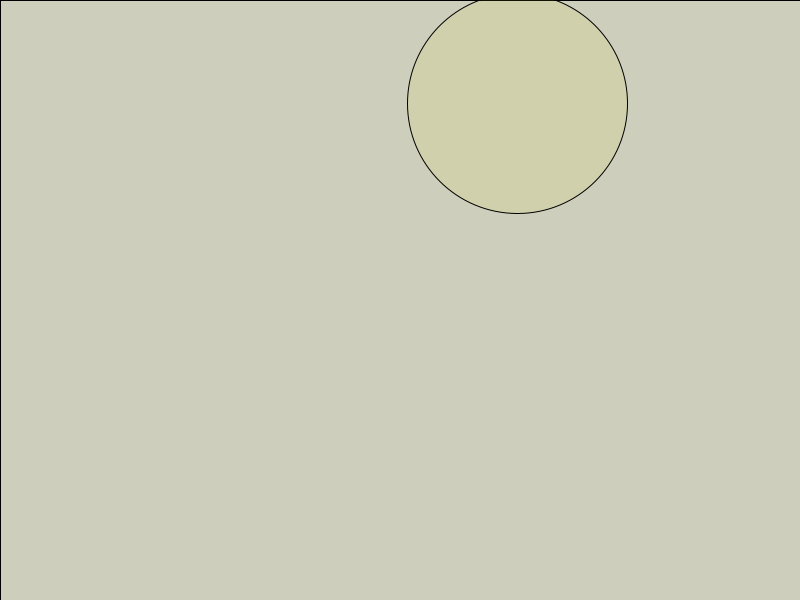
Frame 1 (no input)
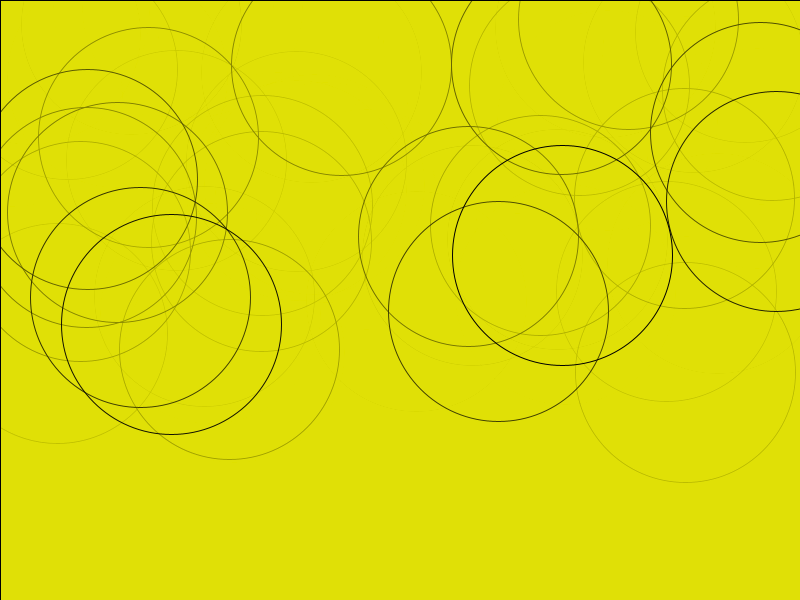
Frame 60 (the mouse pressed at the canvas centre just before this capture)
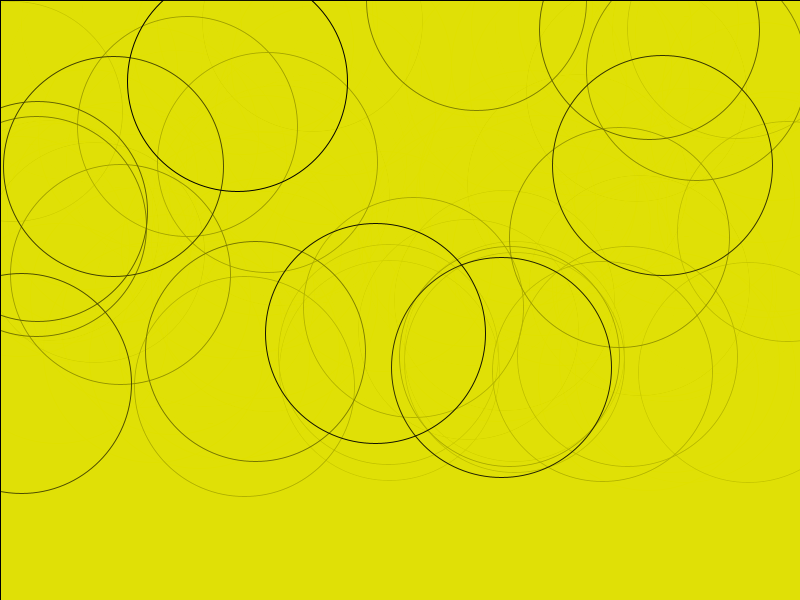
Frame 120 (the mouse held since frame 60 and released just before this capture)

The Processing sketch that drew these frames (run headless with seeded random() and noise(); from frame 60 on, the mouse is pressed at the canvas centre):

// Processing sketch: circles
// ── circles.pde
void setup()
{
  size(800,600);  
}

void draw()
{
  fill(color(230,230,0,20));
  rect(0,0,800,600);
  circle(random(800), random(400), 220);
}
